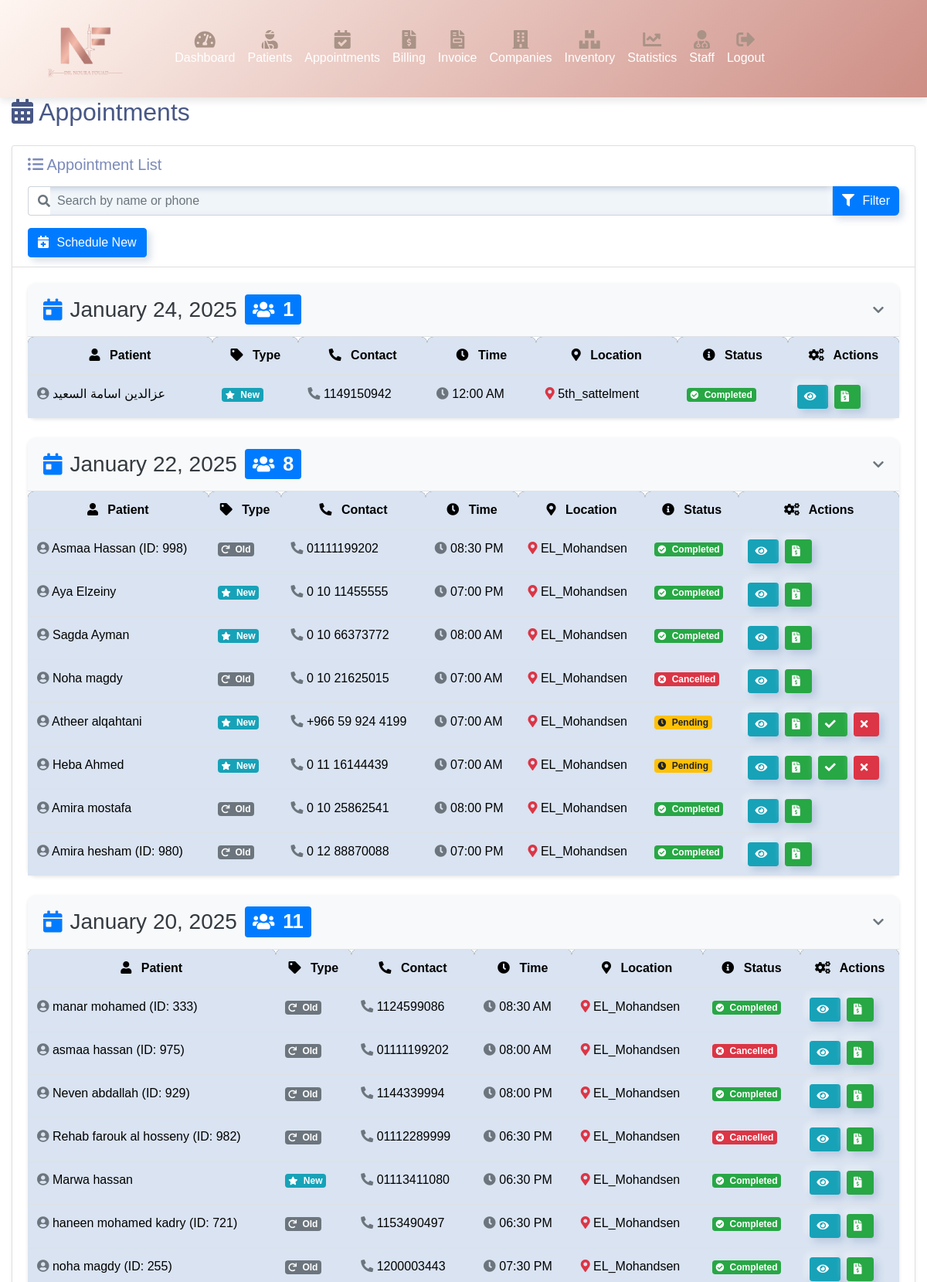
Screenshot of /Appointments (signed in, upper part) with the database file from the repository.
### webapp/models.py (models this page shows, shortened)
class Reserve(models.Model):
    STATUS_CHOICES = [
        ('completed', 'Completed'),
        ('pending', 'Pending'),
        ('cancelled', 'Cancelled'),
    ]
    BRANCH_CHOICES = [
        ('EL_Mohandsen', 'EL_Mohandsen'),
        ('5th_sattelment', '5th_sattelment'),
        ('Naser_city', 'Naser_city'),
    ]
    TYPE_CHOICES = [
        ('old', 'old'),
        ('new', 'new'),
    ]
    SERVICE_CHOICES = [
        ('SKINBOOSTER', 'Skinbooster'),
        ('FILLER', 'Filler'),
        ('DISSOLVING_FILLER', 'Dissolving Filler'),
        ('BOTOX', 'Botox'),
        ('RETOUCH', 'Retouch'),
        ('CONSULTATION', 'Consultation'),
        ('DERMA_PEN', 'Derma Pen'),
        ('LIP_FILLER', 'Lip Filler'),
        ('MESOTHERAPY', 'Mesotherapy'),
    ]
    patient_name = models.CharField(max_length=100)
    phone = models.CharField(max_length=100)
    type = models.CharField(max_length=100, choices=TYPE_CHOICES, default='old')
    date = models.DateField(default=timezone.now)
    time = models.CharField(max_length=10)
    services = models.CharField(default=list, max_length=1000)  # استخدام JSONField لتخزين قائمة الخدمات
    notes = models.CharField(max_length=1000, default='notes')
    created_at = models.DateTimeField(auto_now_add=True)
    status = models.CharField(max_length=10, choices=STATUS_CHOICES, default='pending')
    Branch = models.CharField(max_length=50, choices=BRANCH_CHOICES, default='Branch')
    class Meta:
        ordering = ['-created_at']

### webapp/views.py (the view)
# urls.py: path('Appointments',views.Appointments,name='Appointments'),
def Appointments(request):
    query = request.GET.get('q')  # البحث بناءً على الاسم أو الهاتف
    today = date.today()
    today_reservations = Reserve.objects.filter(date=today)
    if query:
        records = Reserve.objects.filter(
            Q(patient_name__icontains=query) |  # البحث في اسم المريض
            Q(phone__icontains=query)          # البحث في رقم الهاتف
        ).prefetch_related(
            Prefetch('reservation_services', queryset=ReservationService.objects.select_related('service'))
        )
    else:
        records = Reserve.objects.prefetch_related(
            Prefetch('reservation_services', queryset=ReservationService.objects.select_related('service'))
        ).all()
    patient_names = {record.patient_name for record in records if record.type == 'old'}
    patients = patient.objects.filter(name__in=patient_names)
    patient_dict = {patient.name: patient.id for patient in patients}
    for record in records:
        if isinstance(record.time, str):  # إذا كان الوقت مخزن كـ CharField
            try:
                record.time = record.time.split(':')[0] + ':' + record.time.split(':')[1]
                time_obj = datetime.strptime(record.time, '%H:%M').time()
                record.formatted_time = time_obj.strftime('%I:%M %p')  # تنسيق 12 ساعة
            except ValueError:
                record.formatted_time = record.time  # في حال لم يكن التنسيق صحيحًا
        else:
            record.formatted_time = record.time.strftime('%I:%M %p')  # إذا كان وقتًا فعليًا
        record.services_list = [reserve_service.service.name for reserve_service in record.reservation_services.all()]
        if record.type == 'old':
            record.patient_id = patient_dict.get(record.patient_name, None)
        else:
            record.patient_id = None  # Ensure no ID is attached for 'new' types
    return render(request, 'web/Appointments.html', context={'records': records, 'today_reservations': today_reservations})

### templates/web/Appointments.html (shortened to what this page needs)
{% extends "base.html" %}
{% block content %}
<!DOCTYPE html>
<html lang="en">
<head>
</head>
<body>
    <div class="container-fluid">
        <h1 class="h2 mb-4"><i class="fas fa-calendar-alt"></i> Appointments</h1>
        <div class="card shadow-sm">
            <div class="card-header bg-white">
                <h3 class="h5 mb-0"><i class="fas fa-list-ul"></i> Appointment List</h3>
                <form method="GET" action="{% url 'Appointments' %}" class="mt-3">
                    <div class="input-group">
                        <div class="input-group-prepend">
                            <span class="input-group-text bg-white"><i class="fas fa-search text-muted"></i></span>
                        </div>
                        <input type="text" name="q" class="form-control"
                               placeholder="Search by name or phone"
                               value="{{ request.GET.q }}">
                        <div class="input-group-append">
                            <button class="btn btn-primary" type="submit">
                                <i class="fas fa-filter"></i> Filter
                            </button>
                        </div>
                    </div>
                </form>
                <div class="mt-3">
                    <a href="{% url 'Schedule_Appointment' %}" class="btn btn-primary">
                        <i class="fas fa-calendar-plus"></i> Schedule New
                    </a>
                </div>
            </div>
            <div class="card-body">
                {% now "Y-m-d" as today %}
                {% regroup records by date as date_groups %}
                {% for date_group in date_groups %}
                {% with date_group.grouper|date:"Y-m-d" as group_date %}
                <div class="date-group {% if group_date == today %}highlight-today{% endif %}">
                    <div class="date-header" data-toggle="collapse" data-target="#collapse{{ forloop.counter }}">
                        <h3>
                            <i class="fas fa-calendar-day text-primary"></i>
                            {{ date_group.grouper|date:"F j, Y" }}
                            <span class="badge badge-primary">
                                <i class="fas fa-users"></i> {{ date_group.list|length }}
                            </span>
                        </h3>
                        <i class="fas fa-chevron-down text-muted"></i>
                    </div>
                    <div id="collapse{{ forloop.counter }}" class="reservation-table collapse show">
                        <div class="table-responsive">
                            <table class="table table-hover mb-0">
                                <thead class="bg-dark text-white">
                                    <tr>
                                        <th><i class="fas fa-user"></i> Patient</th>
                                        <th><i class="fas fa-tag"></i> Type</th>
                                        <th><i class="fas fa-phone-alt"></i> Contact</th>
                                        <th><i class="fas fa-clock"></i> Time</th>
                                        <th><i class="fas fa-map-marker-alt"></i> Location</th>
                                        <th><i class="fas fa-info-circle"></i> Status</th>
                                        <th><i class="fas fa-cogs"></i> Actions</th>
                                    </tr>
                                </thead>
                                <tbody>
                                    {% for record in date_group.list %}
                                    <tr>
                                        <td>
                                            <i class="fas fa-user-circle text-muted"></i>
                                            {{ record.patient_name }}
                                            {% if record.type == 'old' and record.patient_id %}
                                                (ID: {{ record.patient_id }})
                                            {% endif %}
                                        </td>
                                        <td>
                                            {% if record.type == 'new' %}
                                                <span class="badge badge-info">
                                                    <i class="fas fa-star"></i> New
                                                </span>
                                            {% else %}
                                                <span class="badge badge-secondary">
                                                    <i class="fas fa-redo"></i> Old
                                                </span>
                                            {% endif %}
                                        </td>
                                        <td>
                                            <i class="fas fa-phone-alt text-muted"></i>
                                            {{ record.phone }}
                                        </td>
                                        <td>
                                            <i class="fas fa-clock text-muted"></i>
                                            {{ record.formatted_time }}
                                        </td>
                                        <td>
                                            <i class="fas fa-map-marker-alt text-danger"></i>
                                            {{ record.Branch }}
                                        </td>
                                        <td>
                                            {% if record.status == 'pending' %}
                                                <span class="badge badge-warning">
                                                    <i class="fas fa-clock"></i> Pending
                                                </span>
                                            {% elif record.status == 'completed' %}
                                                <span class="badge badge-success">
                                                    <i class="fas fa-check-circle"></i> Completed
                                                </span>
                                            {% elif record.status == 'cancelled' %}
                                                <span class="badge badge-danger">
                                                    <i class="fas fa-times-circle"></i> Cancelled
                                                </span>
                                            {% endif %}
                                        </td>
                                        <td>
                                            <div class="d-flex gap-2">
                                                <a href="{% url 'view_reservation' record.id %}"
                                                   class="btn btn-sm btn-info"
                                                   data-toggle="tooltip" title="View Details">
                                                    <i class="fas fa-eye"></i>
                                                </a>
                                                <a href="{% url 'create_payment_with_patient' reserve_id=record.id %}"
                                                   class="btn btn-sm btn-success"
                                                   data-toggle="tooltip" title="Process Payment">
                                                    <i class="fas fa-file-invoice-dollar"></i>
                                                </a>
                                                {% if record.status == 'pending' %}
                                                <a href="{% url 'update_appointment_status' record.id 'completed' %}"
                                                   class="btn btn-sm btn-success"
                                                   data-toggle="tooltip" title="Confirm Appointment">
                                                    <i class="fas fa-check"></i>
                                                </a>
                                                <a href="{% url 'update_appointment_status' record.id 'cancelled' %}"
                                                   class="btn btn-sm btn-danger"
                                                   data-toggle="tooltip" title="Cancel Appointment">
                                                    <i class="fas fa-times"></i>
                                                </a>
                                                {% endif %}
                                            </div>
                                        </td>
                                    </tr>
                                    {% endfor %}
                                </tbody>
                            </table>
                        </div>
                    </div>
                </div>
                {% endwith %}
                {% endfor %}
            </div>
        </div>
    </div>
</body>
</html>
{% endblock %}

### templates/parts/navbar.html (style rules this page uses)
* { box-sizing: border-box; margin: 0; padding: 0; font-family: 'Arial', sans-serif; }

### templates/web/Appointments.html (style rules this page uses)
table thead th { background-color: #343a40; color: white; font-size: 1rem; text-align: center; border-top-left-radius: 8px; border-top-right-radius: 8px; padding: 10px; }
table thead th i { margin-right: 8px; }
.date-group { margin-bottom: 25px; background: white; border-radius: 10px; box-shadow: 0 2px 4px rgba(0,0,0,0.1); transition: all 0.3s ease; }
.date-header { padding: 15px 20px; background-color: #f8f9fa; border-radius: 10px 10px 0 0; cursor: pointer; display: flex; justify-content: space-between; align-items: center; transition: background-color 0.3s ease; }
.date-header h3 { margin: 0; color: #343a40; display: flex; align-items: center; gap: 10px; }
.date-header .badge { font-size: 0.9em; padding: 7px 10px; }
.reservation-table { overflow: hidden; transition: max-height 0.3s ease-out; }
.btn i { margin-right: 6px; }
.badge i { margin-right: 4px; font-size: 0.9em; }
.input-group-prepend .input-group-text { background-color: #fff; border-right: none; padding-right: 0; }
input[name="q"] { border-left: none; padding-left: 10px; }
.table-responsive { overflow-x: auto; }

### rows the page displays
Reserve: grouper "January 24, 2025", patient_name "عزالدين اسامة السعيد", type "new" (drawn), phone "1149150942", formatted_time "12:00 AM", Branch "5th_sattelment", status "completed" (drawn)
Reserve: grouper "January 22, 2025", patient_name "Asmaa Hassan", patient_id "998", type "old" (drawn), phone "01111199202", formatted_time "08:30 PM", Branch "EL_Mohandsen", status "completed" (drawn)
Reserve: patient_name "Aya Elzeiny", type "new" (drawn), phone "0 10 11455555", formatted_time "07:00 PM", Branch "EL_Mohandsen", status "completed" (drawn)
Reserve: patient_name "Sagda Ayman", type "new" (drawn), phone "0 10 66373772", formatted_time "08:00 AM", Branch "EL_Mohandsen", status "completed" (drawn)
Reserve: patient_name "Noha magdy", type "old" (drawn), phone "0 10 21625015", formatted_time "07:00 AM", Branch "EL_Mohandsen", status "cancelled" (drawn)
Reserve: patient_name "Atheer alqahtani", type "new" (drawn), phone "+966 59 924 4199", formatted_time "07:00 AM", Branch "EL_Mohandsen", status "pending" (drawn)
Reserve: patient_name "Heba Ahmed", type "new" (drawn), phone "0 11 16144439", formatted_time "07:00 AM", Branch "EL_Mohandsen", status "pending" (drawn)
Reserve: patient_name "Amira mostafa", type "old" (drawn), phone "0 10 25862541", formatted_time "08:00 PM", Branch "EL_Mohandsen", status "completed" (drawn)
Reserve: patient_name "Amira hesham", patient_id "980", type "old" (drawn), phone "0 12 88870088", formatted_time "07:00 PM", Branch "EL_Mohandsen", status "completed" (drawn)
Reserve: grouper "January 20, 2025", patient_name "manar mohamed", patient_id "333", type "old" (drawn), phone "1124599086", formatted_time "08:30 AM", Branch "EL_Mohandsen", status "completed" (drawn)
Reserve: patient_name "asmaa hassan", patient_id "975", type "old" (drawn), phone "01111199202", formatted_time "08:00 AM", Branch "EL_Mohandsen", status "cancelled" (drawn)
Reserve: patient_name "Neven abdallah", patient_id "929", type "old" (drawn), phone "1144339994", formatted_time "08:00 PM", Branch "EL_Mohandsen", status "completed" (drawn)
Reserve: patient_name "Rehab farouk al hosseny", patient_id "982", type "old" (drawn), phone "01112289999", formatted_time "06:30 PM", Branch "EL_Mohandsen", status "cancelled" (drawn)
Reserve: patient_name "Marwa hassan", type "new" (drawn), phone "01113411080", formatted_time "06:30 PM", Branch "EL_Mohandsen", status "completed" (drawn)
Reserve: patient_name "haneen mohamed kadry", patient_id "721", type "old" (drawn), phone "1153490497", formatted_time "06:30 PM", Branch "EL_Mohandsen", status "completed" (drawn)
Reserve: patient_name "noha magdy", patient_id "255", type "old" (drawn), phone "1200003443", formatted_time "07:30 PM", Branch "EL_Mohandsen", status "completed" (drawn)

### other values shown
{{ date_group.list|length }} "1" "8" "11"
